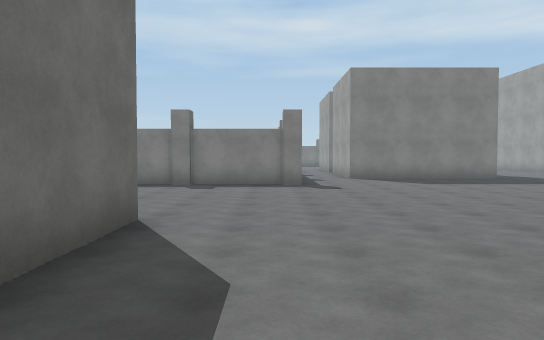
View 1 (above)

20 first-person views from a walk through a scene from a Unity 3-D project. The camera is 1.5 m above the floor, tilts 2° down and sees 70° across. The floor is counted in squares, 2 m on a side. Each view is taken from the middle of a square. On the plan, view 1 faces up. The plan holds only what a view shows up to about 12 squares ahead; the rest is blank. The place goes on beyond the plan. Surface patterns are stand-ins for the level's own textures.

View 2
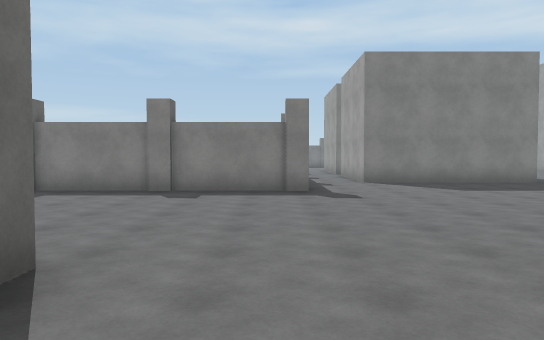

View 3
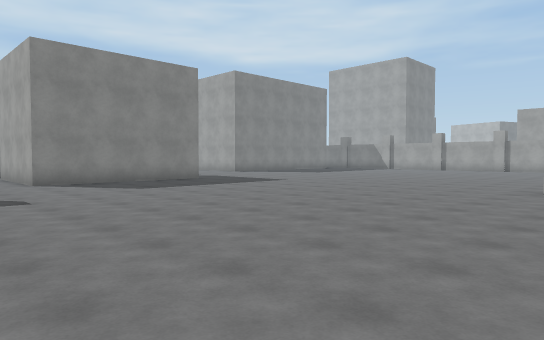

View 4
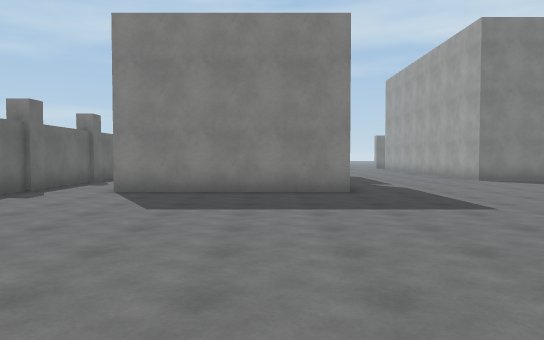

View 5
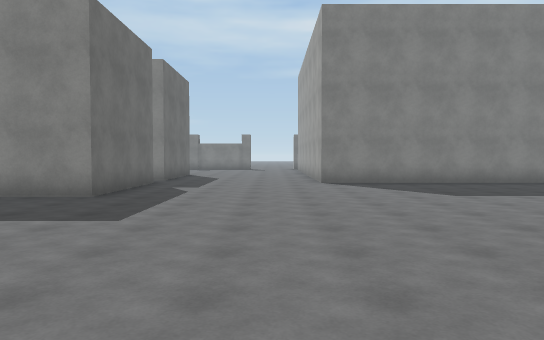

View 6
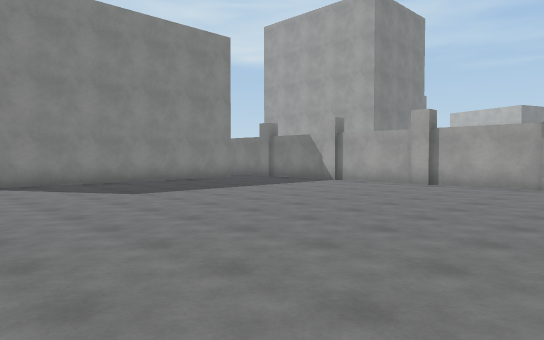

View 7
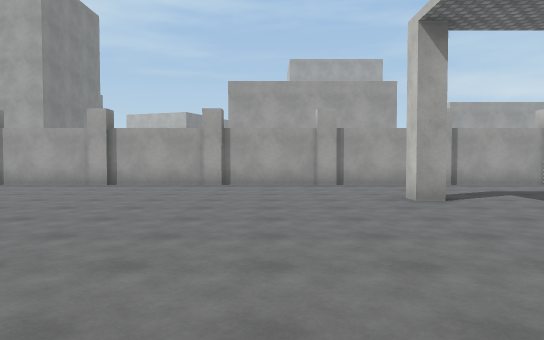

View 8
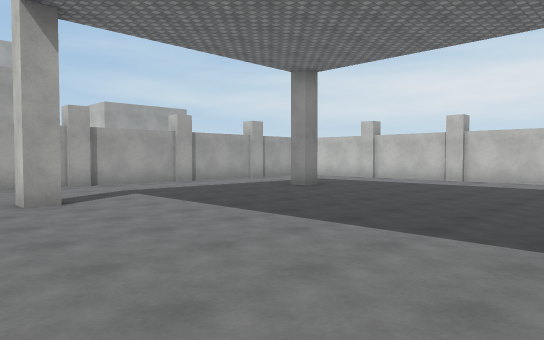

View 9
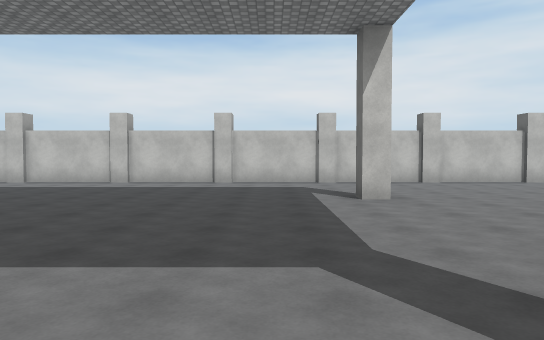

View 10
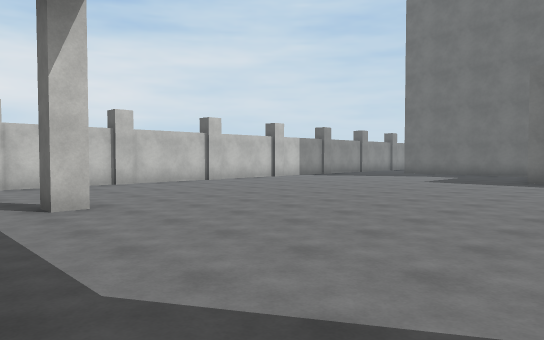

View 11
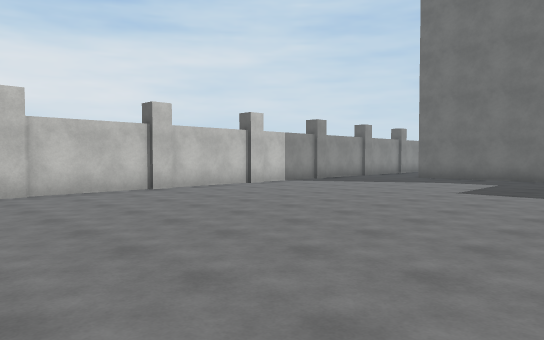

View 12
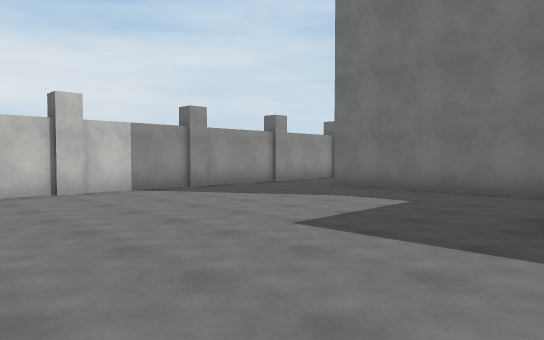

View 13
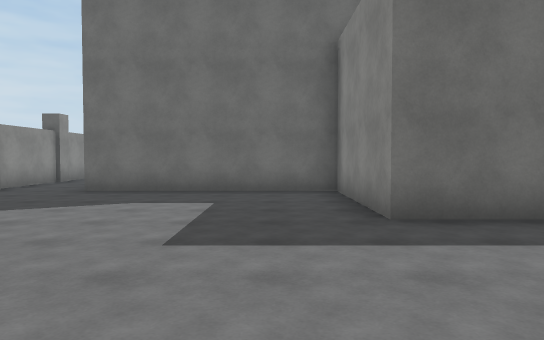

View 14
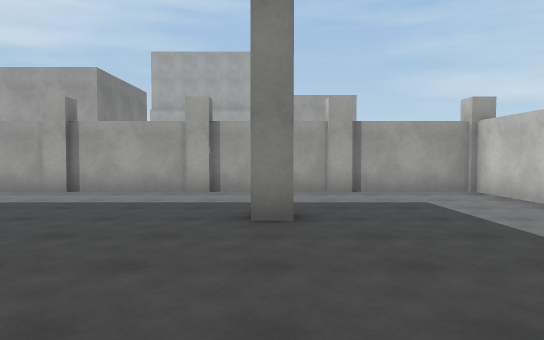

View 15
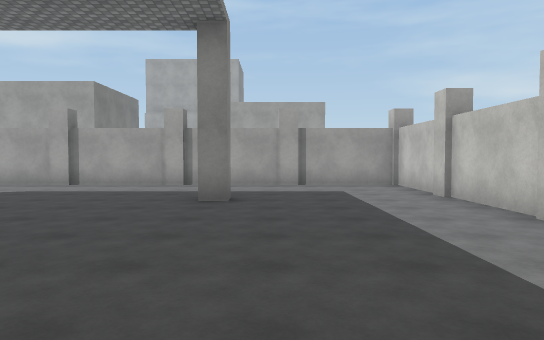

View 16
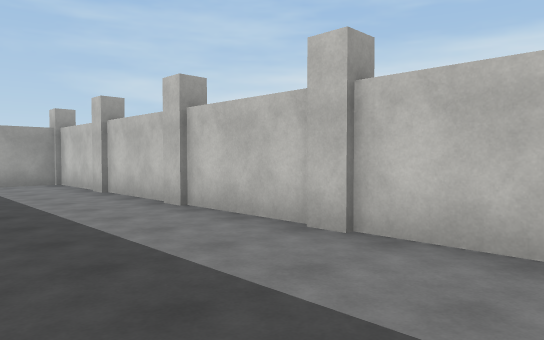

View 17
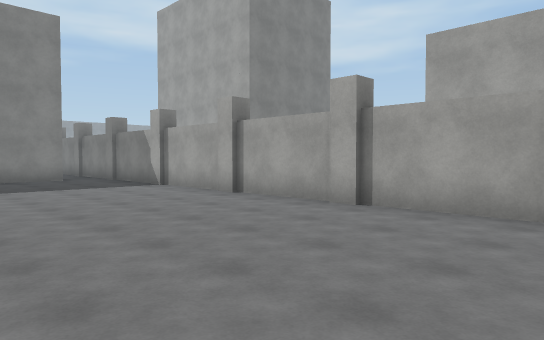

View 18
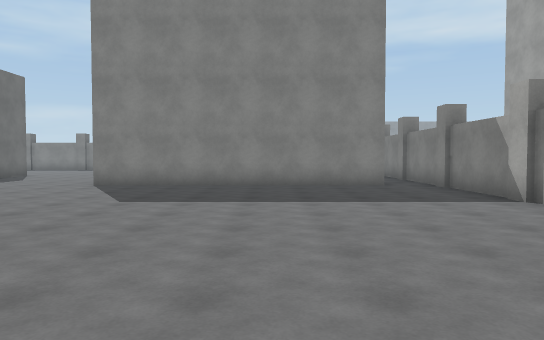

View 19
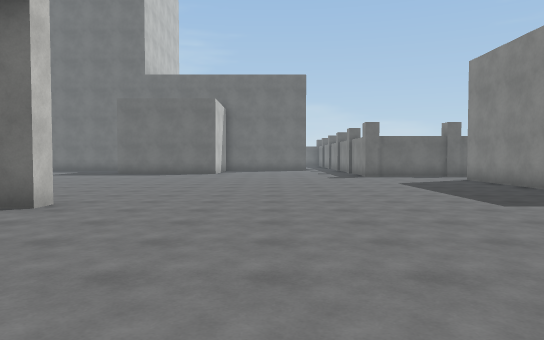

View 20
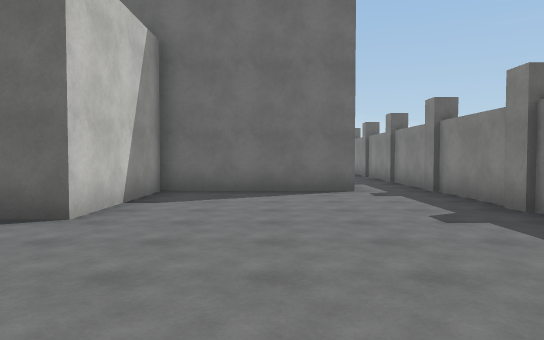

### Floor plan
Points are (right, up) in squares from view 1. A wall is a line through its corners. A room is listed if a view was taken in it or the views show most of it. See-through windows are left out.
Room 1 (views 1, 2, 3, 4, 5, 6, 7, 8, 9, 10, 11, 12, 13, 14, 15, 16, 17, 18, 19, 20)
walls: (8.9, 3.6) (9.4, 3.6) (9.4, 3); (8.9, -2.8) (9.4, -2.8) (9.4, -3.2); (17.5, 3) (17.5, 3.6) (18.1, 3.6); (0.9, 10.5) (-8.6, 10.5); (18, -3.3) (17.5, -3.3) (17.5, -2.8) (18.1, -2.8); (7.7, 17) (7.7, 13.2) (2.7, 13.2) (2.7, 16.4); (-5.3, 8.9) (-5.3, 4.6) (-1.6, 4.6) (-1.6, 0.4) (-5.3, 0.4) (-5.3, -5.1); (0.7, 17) (0.7, 12.6); (20, 17) (12.4, 17) (12.4, 17.5); (-8.9, -7.3) (21.3, -7.3) (21.3, 17.5)

Positions as (right, up) in squares from view 1, and headings:
1: (0, 0), facing up
2: (0, 2), facing up
3: (0, 2), facing up-right
4: (6, 5), facing up
5: (11, 6), facing up
6: (11, 6), facing up-right
7: (11, 6), facing right
8: (11, 5), facing down-right
9: (11, 4), facing down
10: (11, 3), facing down-left
11: (8, 1), facing down-left
12: (3, 1), facing down-left
13: (3, -1), facing left
14: (13, -3), facing right
15: (11, -4), facing right
16: (10, -4), facing down-right
17: (16, 4), facing up-right
18: (17, 7), facing up
19: (15, 7), facing left
20: (3, 7), facing left
